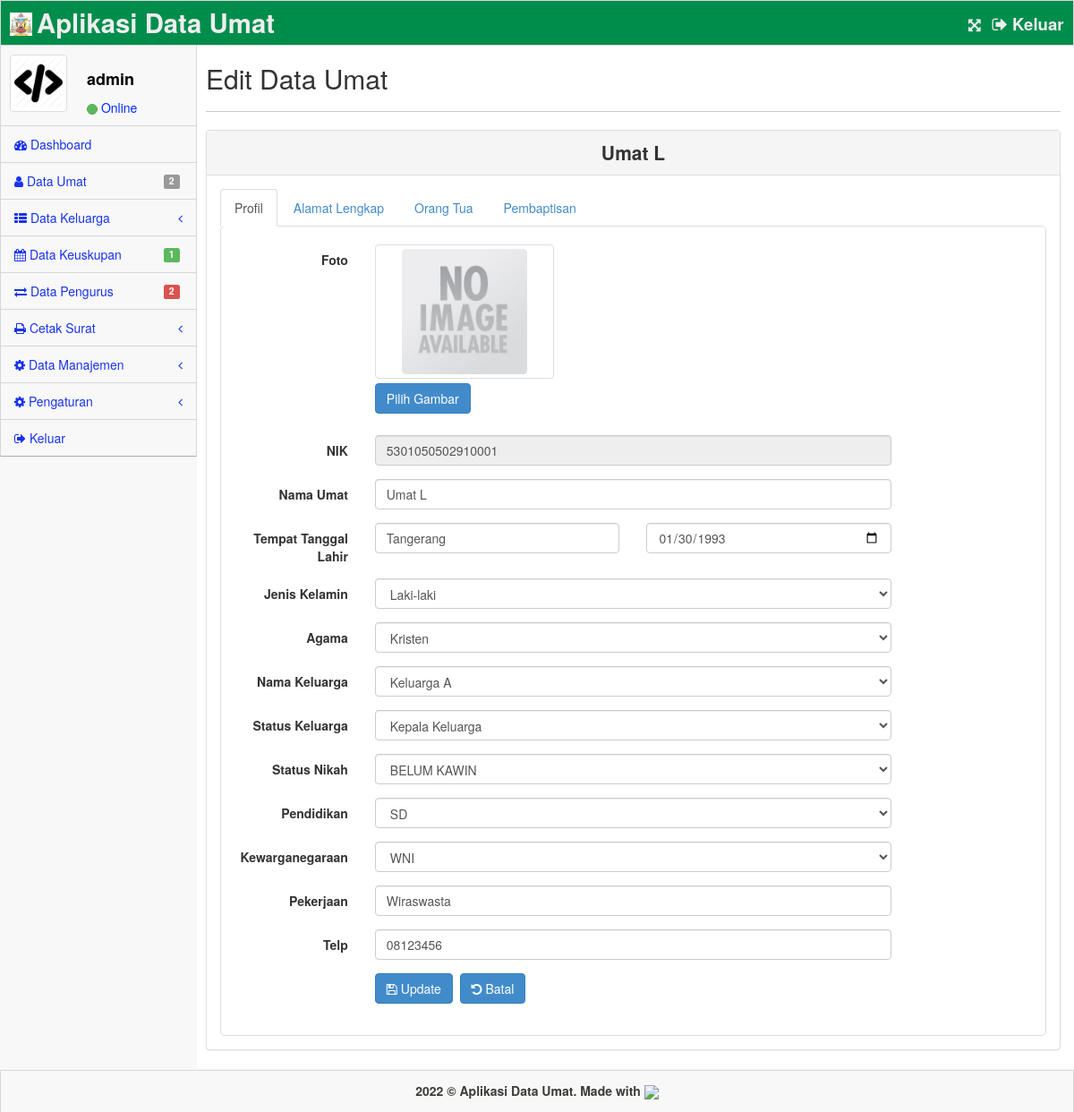
Screenshot of /home.php?page=edit-umat&id=1 (signed in) with the database file from the repository.
### tables this page shows
CREATE TABLE `tb_app` (
  `id` int(11) NOT NULL,
  `nama` varchar(128) NOT NULL,
  `logo` varchar(128) NOT NULL
);

CREATE TABLE `tb_user` (
  `id` int(11) NOT NULL,
  `username` varchar(128) NOT NULL,
  `password` varchar(128) NOT NULL,
  `hak_akses` int(1) NOT NULL,
  `aktif` int(1) NOT NULL,
  `avatar` varchar(128) NOT NULL
);

CREATE TABLE `tb_umat` (
  `id` int(11) NOT NULL,
  `id_keluarga` int(11) NOT NULL,
  `id_hubungan` int(11) NOT NULL,
  `id_pernikahan` int(11) NOT NULL,
  `nik_umat` varchar(24) NOT NULL,
  `nama_umat` varchar(64) NOT NULL,
  `jk` varchar(1) NOT NULL,
  `tmp_lhr` varchar(64) NOT NULL,
  `tgl_lhr` date NOT NULL,
  `agama` varchar(16) NOT NULL,
  `pendidikan` int(11) NOT NULL,
  `pekerjaan` varchar(128) NOT NULL,
  `negara` varchar(3) NOT NULL,
  `telp_umat` varchar(16) NOT NULL,
  `avatar` varchar(256) NOT NULL
);

CREATE TABLE `tb_agama` (
  `id` int(11) NOT NULL,
  `nama_agama` varchar(128) NOT NULL
);

CREATE TABLE `tb_keluarga` (
  `id` int(11) NOT NULL,
  `nama_keluarga` varchar(64) NOT NULL
);

CREATE TABLE `tb_hubungan` (
  `id` int(11) NOT NULL,
  `nama_hubungan` varchar(16) NOT NULL
);

CREATE TABLE `tb_status` (
  `id` int(11) NOT NULL,
  `nama_status` varchar(64) NOT NULL
);

CREATE TABLE `tb_pendidikan` (
  `id` int(11) NOT NULL,
  `nama_pendidikan` varchar(128) NOT NULL
);

### dist/query.php (called while the page is built, shortened)
<?php
$app = mysql_fetch_array(mysql_query("SELECT * FROM tb_app"));
$a = mysql_num_rows(mysql_query("SELECT * FROM tb_umat"));
$c = mysql_num_rows(mysql_query("SELECT * FROM tb_keuskupan"));
$d = mysql_num_rows(mysql_query("SELECT * FROM tb_pengurus"));

### pages/umat/edit_umat.php (the view, shortened to what this page needs)
<?php
if (isset($_GET['id'])) {
	$id = $_GET['id'];
}
else {
	die ("&nbsp;Error. No Kode Selected! ");
}
$edit = mysql_fetch_array(mysql_query("SELECT * FROM tb_umat JOIN tb_keluarga ON tb_umat.id_keluarga=tb_keluarga.id WHERE tb_umat.id='$id'"));
$agama = mysql_fetch_array(mysql_query("SELECT * FROM tb_agama WHERE id='$edit[agama]'"));
$pend = mysql_fetch_array(mysql_query("SELECT * FROM tb_pendidikan WHERE id='$edit[pendidikan]'"));
$hubu = mysql_fetch_array(mysql_query("SELECT * FROM tb_hubungan WHERE id='$edit[id_hubungan]'"));
$statS = mysql_fetch_array(mysql_query("SELECT * FROM tb_status WHERE id='$edit[id_pernikahan]'"));
?>
<div class="inner" style="min-height: 1px">
	<div class="row">
		<div class="col-lg-12">
			<h2>Edit Data Umat</h2>
		</div>
	</div><hr>
	<div class="row">
		<div class="col-lg-12">
			<div class="panel panel-default">
				<div class="panel-heading text-center">
					<span class="lead"><strong><?=$edit['nama_umat'];?></strong></span>
				</div>
				<div class="panel-body">
					<ul class="nav nav-tabs">
                        <li class="active"><a href="#home" data-toggle="tab">Profil</a></li>
                        <li><a href="#alamat" data-toggle="tab">Alamat Lengkap</a></li>
                        <li><a href="#ortu" data-toggle="tab">Orang Tua</a></li>
                        <li><a href="#baptis" data-toggle="tab">Pembaptisan</a></li>
                    </ul>
                    <div class="tab-content">
                    	<div class="tab-pane fade in active" id="home">
							<form action="" method="POST" class="form-horizontal" enctype="multipart/form-data">
								<div class="form-group">
			                        <label class="control-label col-lg-2">Foto</label>
			                        <div class="col-lg-8">
			                            <div class="fileupload fileupload-new" data-provides="fileupload">
			                                <div class="fileupload-new thumbnail" style="width: 200px; height: 150px;">
			                                	<?php if($edit['avatar']=="") { ?>
			                                			<img src="assets/img/default.png" />
			                                		<?php } else { ?>
			                                			<img src="assets/img/umat/<?=$edit['avatar'];?>" />
			                                	<?php } ?></div>
			                                <div>
			                                    <span class="btn btn-file btn-primary"><span class="fileupload-new">Pilih Gambar</span><span class="fileupload-exists">Ganti</span><input type="file" accept=".jpg, .jpeg, .png" name="upPhoto" /></span>
			                                </div>
			                            </div>
			                        </div>
			                    </div>
								<div class="form-group">
									<label class="control-label col-lg-2">NIK</label>
									<div class="col-lg-8">
										<input name="nik" value="<?= $edit['nik_umat']; ?>" class="form-control" readonly>
									</div>
								</div>
								<div class="form-group">
									<label class="control-label col-lg-2">Nama Umat</label>
									<div class="col-lg-8">
										<input type="text" name="nama" value="<?= $edit['nama_umat']; ?>" class="form-control">
									</div>
								</div>
								<div class="form-group">
									<label class="control-label col-lg-2">Tempat Tanggal Lahir</label>
									<div class="col-lg-4">
										<input type="text" name="tempat" value="<?= $edit['tmp_lhr']; ?>" class="form-control">
									</div>
									<div class="col-lg-4">
										<input type="date" name="tgl" value="<?= $edit['tgl_lhr']; ?>" class="form-control">
									</div>
								</div>
								<div class="form-group">
									<label class="control-label col-lg-2">Jenis Kelamin</label>
									<div class="col-lg-8">
										<select name="jk" class="form-control chzn-select" tabindex="2">
											<?php
											if($edit['jk']=='L') {
												echo "<option value='$edit[jk]' selected>Laki-laki</option>";
											} else {
												echo "<option value='$edit[jk]' selected>Perempuan</option>";
											}
											?>
										</select>
									</div>
								</div>
								<div class="form-group">
									<label class="control-label col-lg-2">Agama</label>
									<div class="col-lg-8">
										<select name="agama" class="form-control chzn-select" tabindex="2">
											<option value="<?= $agama['id']; ?>" selected><?=$agama['nama_agama'];?></option>
										</select>
									</div>
								</div>
								<div class="form-group">
									<label class="control-label col-lg-2">Nama Keluarga</label>
									<div class="col-lg-8">
										<select name="keluarga" class="form-control chzn-select" tabindex="2">
											<option value="<?= $edit['id_keluarga']; ?>" selected><?= $edit['nama_keluarga']; ?></option>
										</select>
									</div>
								</div>
								<div class="form-group">
									<label class="control-label col-lg-2">Status Keluarga</label>
									<div class="col-lg-8">
										<select name="hubungan" class="form-control chzn-select" tabindex="2">
											<option value="<?= $hubu['id']; ?>" selected><?= $hubu['nama_hubungan']; ?></option>
										</select>
									</div>
								</div>
								<div class="form-group">
									<label class="control-label col-lg-2">Status Nikah</label>
									<div class="col-lg-8">
										<select name="status" class="form-control chzn-select" tabindex="2">
											<option value="<?= $statS['id']; ?>" selected><?= $statS['nama_status']; ?></option>
										</select>
									</div>
								</div>
								<div class="form-group">
									<label class="control-label col-lg-2">Pendidikan</label>
									<div class="col-lg-8">
										<select name="pendidikan" class="form-control chzn-select" tabindex="2">
											<option value="<?= $pend['id']; ?>" selected><?= $pend['nama_pendidikan']; ?></option>
										</select>
									</div>
								</div>
								<div class="form-group">
									<label class="control-label col-lg-2">Kewarganegaraan</label>
									<div class="col-lg-8">
										<select name="negara" class="form-control chzn-select" tabindex="2">
											<option value="<?= $edit['negara']; ?>" selected><?= $edit['negara']; ?></option>
										</select>
									</div>
								</div>
								<div class="form-group">
									<label class="control-label col-lg-2">Pekerjaan</label>
									<div class="col-lg-8">
										<input type="text" name="pekerjaan" value="<?= $edit['pekerjaan']; ?>" class="form-control">
									</div>
								</div>
								<div class="form-group">
									<label class="control-label col-lg-2">Telp</label>
									<div class="col-lg-8">
										<input type="number" name="telp" value="<?= $edit['telp_umat']; ?>" class="form-control" maxlength="16">
									</div>
								</div>
								<div class="form-group">
									<div class="col-lg-8 col-lg-offset-2">
										<button type="submit" name="update" class="btn btn-primary"><i class="icon-save"></i> Update</button>&nbsp;&nbsp;<a href="?page=umat" class="btn btn-primary"><i class="icon-undo"></i> Batal</a>
									</div>
								</div>
							</form>
						</div>
					</div>
				</div>
			</div>
		</div>
	</div>
</div>

### home.php (shortened to what this page needs)
<?php
include "dist/query.php";
$user = mysql_fetch_array(mysql_query("SELECT * FROM tb_user WHERE id='$_SESSION[id]'"));
?>
<!DOCTYPE html>
<html lang="en">
<head>
    <link rel="stylesheet" href="assets/plugins/bootstrap/css/bootstrap.css" />
    <link rel="stylesheet" href="assets/css/main.css" />
    <link rel="stylesheet" href="assets/css/theme.css" />
    <link rel="stylesheet" href="assets/css/MoneAdmin.css" />
    <link rel="stylesheet" href="assets/plugins/Font-Awesome/css/font-awesome.css" />
    <link rel="stylesheet" href="assets/plugins/dataTables/dataTables.bootstrap.css" />
    <link rel="stylesheet" href="assets/css/jquery-ui.css" />
    <link rel="stylesheet" href="assets/plugins/uniform/themes/default/css/uniform.default.css" />
    <link rel="stylesheet" href="assets/plugins/inputlimiter/jquery.inputlimiter.1.0.css" />
    <link rel="stylesheet" href="assets/plugins/chosen/chosen.min.css" />
    <link rel="stylesheet" href="assets/plugins/datepicker/css/datepicker.css" />
    <link rel="stylesheet" href="assets/plugins/select2/css/select2.min.css" />
    <link rel="stylesheet" href="assets/plugins/login/css/font-awesome.min.css" />
    <link rel="stylesheet" href="assets/css/bootstrap-fileupload.min.css" />
</head>
<body class="padTop53">
    <div id="wrap">
        <div id="top">
            <nav class="navbar navbar-inverse navbar-fixed-top" style="padding-top:10px;background-color:#008d4c;">
                <header style="padding: 3px 0px 0px 10px">
                    <a href="home.php" class="navbar-brand">
                    <img src="assets/img/<?=$app['logo'];?>" width="25" style="padding-bottom:10px;" /> <strong style="font-size:22pt;color:#eee;"><?=$app['nama'];?></strong></a>
                </header>
                <div style="padding-left:30px" class="navbar-right hidden-xs">
                    <a href="#" class="toggle-fullscreen" title="Full Screen"><strong style="color:#eee;font-size:12pt;"><i class="icon-fullscreen"></i>&nbsp;&nbsp;</strong></a>
                    <a href="#" data-toggle="modal" data-target="#keluar" title="Keluar"><strong style="color:#eee;font-size:14pt;"><i class="icon-signout"></i> Keluar&nbsp;&nbsp;</strong></a>
                </div>
            </nav>
        </div>
        <div id="left">
            <div class="media user-media well-small">
                <a class="user-link" href="?page=profil">
                    <img class="media-object img-thumbnail user-img" alt="User Picture" src="assets/img/<?= $user['avatar']; ?>" width="64" />
                </a>
                <br />
                <div class="media-body">
                    <h5 class="media-heading"> <?= $user['username']; ?></h5>
                    <ul class="list-unstyled user-info">
                        <li><a class="btn btn-success btn-xs btn-circle" style="width: 10px;height: 12px;"></a> Online</li>
                    </ul>
                </div>
                <br />
            </div>
            <ul id="menu" class="collapse">
                <li class="panel"><a href="home.php"><i class="icon-dashboard"></i> Dashboard</a></li>
                <li><a href="?page=umat"><i class="icon-user"></i> Data Umat<span class="label label-default"><?=$a;?></span></a>
                </li>
                <li class="panel">
                    <a href="#" data-parent="menu" data-toggle="collapse" class="accordion-toggle" data-target="#DDL1-nav">
                        <i class="icon-th-list"></i> Data Keluarga<span class="pull-right"><i class="icon-angle-left"></i></span>
                    </a>
                </li>
                <li><a href="?page=keuskupan"><i class="icon-calendar"></i> Data Keuskupan<span class="label label-success"><?=$c;?></span></a></li>
                <li><a href="?page=pengurus"><i class="icon-exchange"></i> Data Pengurus<span class="label label-danger"><?=$d;?></span></a></li>
                <li class="panel">
                    <a href="#" data-parent="menu" data-toggle="collapse" class="accordion-toggle" data-target="#DDL2-nav">
                        <i class="icon-print"></i> Cetak Surat<span class="pull-right"><i class="icon-angle-left"></i></span>
                    </a>
                </li>
                <li class="panel">
                    <a href="#" data-parent="#menu" data-toggle="collapse" class="accordion-toggle" data-target="#DDL3-nav">
                        <i class=" icon-gear"></i> Data Manajemen<span class="pull-right"><i class="icon-angle-left"></i></span>
                    </a>
                </li>
                <li class="panel">
                    <a href="#" data-parent="#menu" data-toggle="collapse" class="accordion-toggle" data-target="#DDL4-nav">
                        <i class=" icon-gear"></i> Pengaturan<span class="pull-right"><i class="icon-angle-left"></i></span>
                    </a>
                </li>
                <li><a href="#" data-toggle="modal" data-target="#keluar"><i class="icon-signout"></i> Keluar</a></li>
            </ul>
        </div>
        <div id="content">
            <?php
                $page = (isset($_GET['page']))? $_GET['page'] : "main";
                switch ($page) {
                    case 'edit-umat' : include "pages/umat/edit_umat.php"; break;
                }
            ?>
        </div>
    </div>
    <div class="col-sm-12">
    </div>
    <div id="footer">
        <p style="color: #3b3d38;font-weight: bold;"><?=date("Y");?> &copy; <?=$app['nama'];?>. Made with <img src="assets/img/love.gif" width="25"></i></p>
    </div>
</body>
</html>

### assets/css/MoneAdmin.css (style rules this page uses)
body { background-color: #f8f8f8; }
.btn-circle { width: 30px; height: 30px; padding: 6px 0; border-radius: 15px; text-align: center; font-size: 12px; line-height: 1.428571429; }

### rows the page displays
tb_app: logo (picture), nama "Aplikasi Data Umat"
tb_user: avatar (picture), username "admin"
tb_umat: nama_umat "Umat L", nik "5301050502910001", nama "Umat L", tempat "Tangerang", tgl "01/30/1993", jk "Laki-laki", keluarga "Keluarga A", negara "WNI", pekerjaan "Wiraswasta", telp "08123456"
tb_agama: agama "Kristen"
tb_hubungan: hubungan "Kepala Keluarga"
tb_status: status "BELUM KAWIN"
tb_pendidikan: pendidikan "SD"

### other values shown
$a "2"
$c "1"
$d "2"
